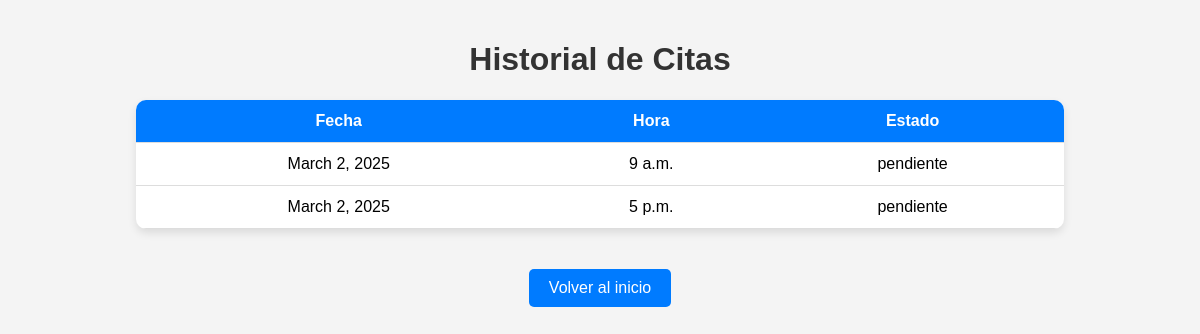
Page /accounts/historial-citas/ (signed in) on the earlier database version.
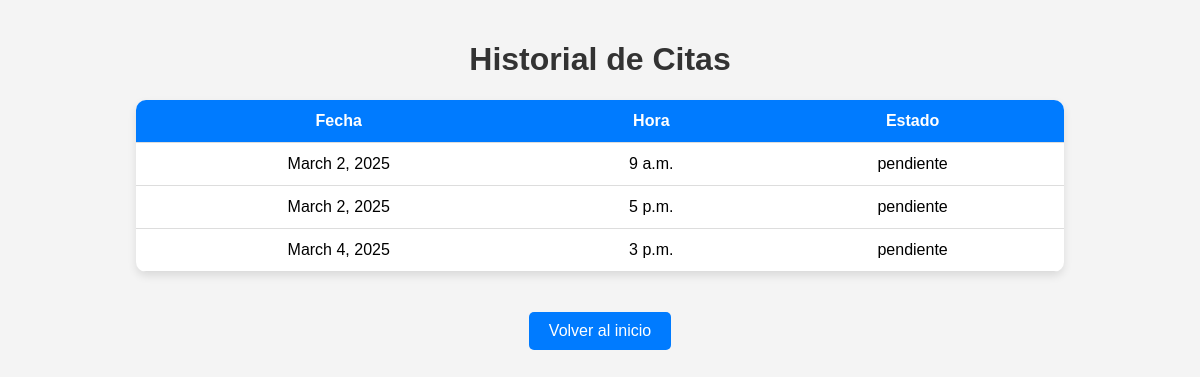
Same page on the later database version.
### accounts/models.py (models this page shows, shortened)
class Cita(models.Model):
    usuario = models.ForeignKey(User, on_delete=models.CASCADE)
    fecha = models.DateField()
    hora = models.TimeField()
    estado = models.CharField(max_length=20, choices=[('pendiente', 'Pendiente'), ('confirmada', 'Confirmada'), ('cancelada', 'Cancelada')], default='pendiente')

### accounts/views.py (the view)
# urls.py: path('historial-citas/', historial_citas, name='historial_citas'),
@login_required
def historial_citas(request):
    citas = Cita.objects.filter(usuario=request.user).order_by('fecha', 'hora')
    return render(request, 'accounts/historial_citas.html', {'citas': citas})

### accounts/templates/accounts/historial_citas.html (shortened to what this page needs)
<!DOCTYPE html>
<html lang="es">
<head>
</head>
<body>
    <h1>Historial de Citas</h1>
    <table>
        <thead>
            <tr>
                <th>Fecha</th>
                <th>Hora</th>
                <th>Estado</th>
            </tr>
        </thead>
        <tbody>
            {% for cita in citas %}
            <tr>
                <td>{{ cita.fecha }}</td>
                <td>{{ cita.hora }}</td>
                <td>{{ cita.estado }}</td>
            </tr>
            {% empty %}
            <tr>
                <td colspan="3">No tienes citas programadas.</td>
            </tr>
            {% endfor %}
        </tbody>
    </table>
    <a href="{% url 'home' %}">Volver al inicio</a>
</body>
</html>

Differences in the rows shown:
added Cita: fecha "March 4, 2025", hora "3 p.m.", estado "pendiente"
